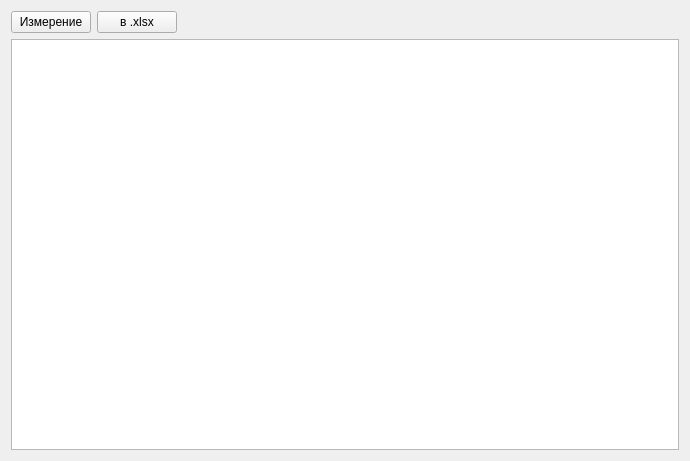
<?xml version="1.0" encoding="UTF-8"?>
<ui version="4.0">
 <class>widgetInstrument</class>
 <widget class="QWidget" name="widgetInstrument">
  <property name="geometry">
   <rect>
    <x>0</x>
    <y>0</y>
    <width>690</width>
    <height>461</height>
   </rect>
  </property>
  <property name="sizePolicy">
   <sizepolicy hsizetype="Minimum" vsizetype="Minimum">
    <horstretch>0</horstretch>
    <verstretch>0</verstretch>
   </sizepolicy>
  </property>
  <property name="windowTitle">
   <string/>
  </property>
  <layout class="QVBoxLayout" name="verticalLayout">
   <item>
    <layout class="QVBoxLayout" name="verticalLayout_2">
     <item>
      <layout class="QHBoxLayout" name="horizontalLayout">
       <item>
        <widget class="QPushButton" name="btnMeasure">
         <property name="text">
          <string>Измерение</string>
         </property>
        </widget>
       </item>
       <item>
        <widget class="QPushButton" name="btnExport">
         <property name="text">
          <string>в .xlsx</string>
         </property>
        </widget>
       </item>
       <item>
        <spacer name="horizontalSpacer">
         <property name="orientation">
          <enum>Qt::Horizontal</enum>
         </property>
         <property name="sizeHint" stdset="0">
          <size>
           <width>40</width>
           <height>20</height>
          </size>
         </property>
        </spacer>
       </item>
      </layout>
     </item>
     <item>
      <widget class="QTableView" name="tableMeasure">
       <attribute name="horizontalHeaderCascadingSectionResizes">
        <bool>true</bool>
       </attribute>
       <attribute name="verticalHeaderVisible">
        <bool>false</bool>
       </attribute>
       <attribute name="verticalHeaderDefaultSectionSize">
        <number>24</number>
       </attribute>
       <attribute name="verticalHeaderStretchLastSection">
        <bool>false</bool>
       </attribute>
      </widget>
     </item>
    </layout>
   </item>
  </layout>
 </widget>
 <resources/>
 <connections/>
</ui>
